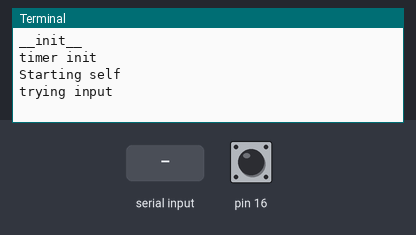
This program was run on a simulated Raspberry Pi (header pin numbers). Shown: the last lines printed to the terminal. The test bench sets the inputs (shaded band); at power-on: pin 16 LOW. Threads take turns every 2 ms. At 2.9 s the program stops and its outputs stay as they are.

Above: at 1.2 s.
1.3 s: pin 16 pulled HIGH for 0.15 s
At 2.6 s:
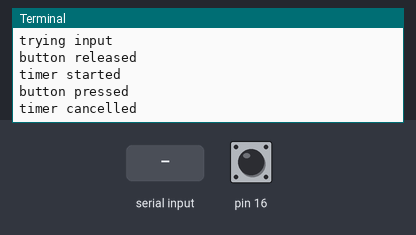
2.9 s: "1" typed at the terminal, then Enter
At 4.1 s:
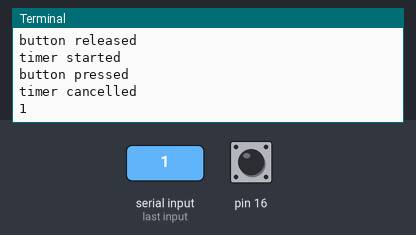

Measured:
- after the input at 1.3 s, the terminal: prints a new line at once (image 1)
- after the input at 2.9 s, the terminal: prints a new line at once (image 2)

The program:

test.py
```python
import RPi.GPIO as gpio
from timer import ButtonTimeout
gpio.setmode(gpio.BOARD)

class ButtonTimer(object):
    def __init__(self):
        print('__init__')
        gpio.setup(16, gpio.IN, pull_up_down=gpio.PUD_DOWN)
        self.rtc = ButtonTimeout(5, self.falling)

    def start(self):
        print('Starting self')
        gpio.add_event_detect(16, gpio.RISING, callback=self.rising, bouncetime=50)

    def falling(self, channel):
        print('button pressed')
        gpio.remove_event_detect(16)
        gpio.add_event_detect(16, gpio.RISING, callback=self.rising, bouncetime=50)
        self.rtc.cancel()

    def rising(self, channel):
        print('button released')
        gpio.remove_event_detect(16)
        gpio.add_event_detect(16, gpio.FALLING, callback=self.falling, bouncetime=50)
        self.rtc.start()

bt = ButtonTimer()
bt.start()

try:
    print('trying input')
    input()

except KeyboardInterrupt:
    pass

gpio.cleanup()
```

timer.py
```python
from threading import Timer

class ButtonTimeout():
  def __init__(self, time, callbackFunction):
    print('timer init')
    self.time = time
    self.callbackFunction = callbackFunction
    self.thread = Timer(self.time, self.handle_function)

  def handle_function(self):
    print('handling callback')
    self.callbackFunction()

  def start(self):
    print('timer started')
    self.thread = Timer(self.time, self.handle_function)
    self.thread.start()

  def cancel(self):
    print('timer cancelled')
    self.thread.cancel()
```
